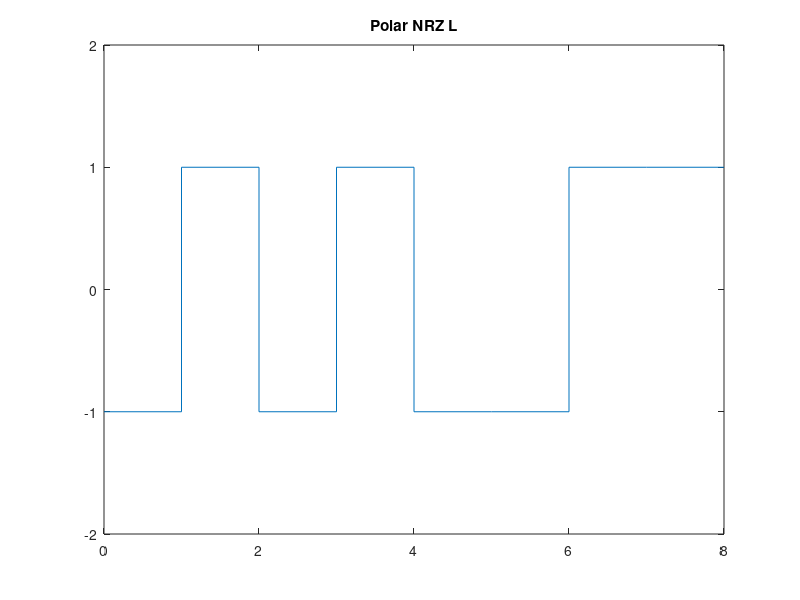

Source code (MATLAB):
m = [1 0 1 0 1 1 0 0];
n = length(m);
x = [];
y = [];
for i=1:n
    x=[x i-1 i];
    if(m(i)==0)
        y=[y 1 1];
    else
        y=[y -1 -1];
    end
end

plot(x,y),axis([0,n,-2,2]);
title('Polar NRZ L');